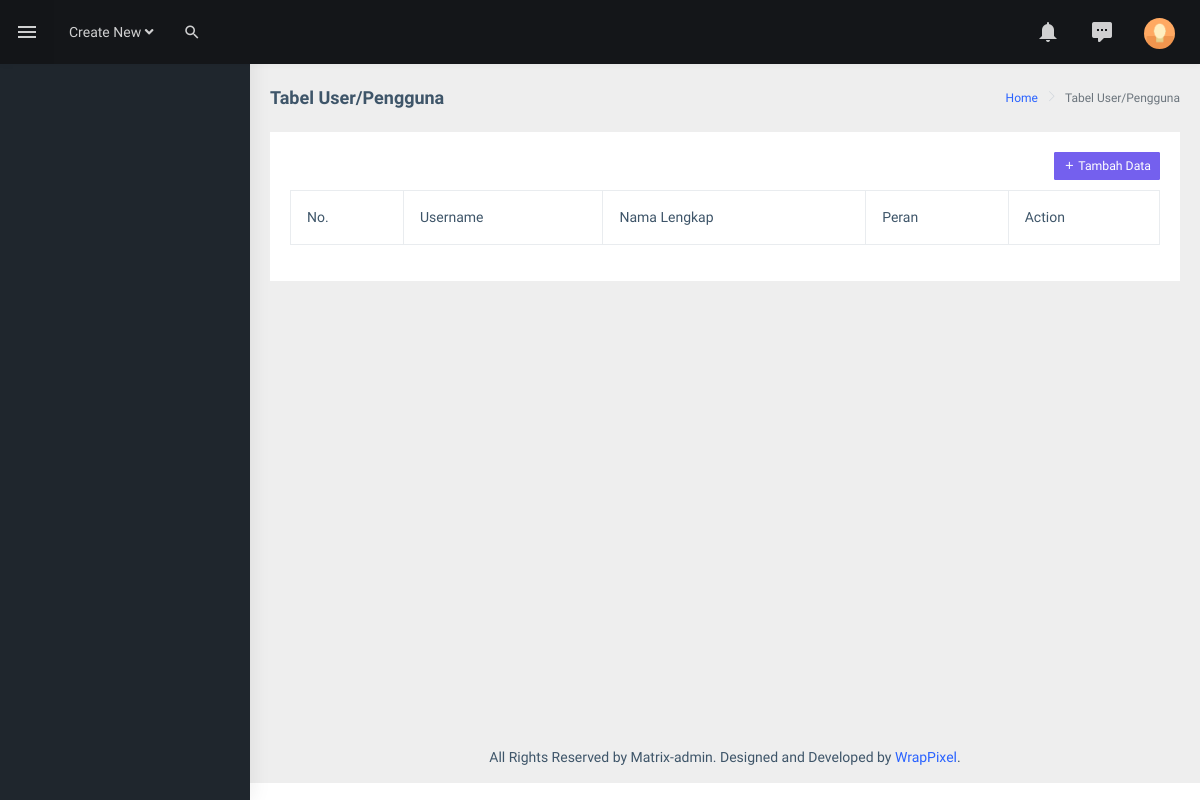
/admin/user_petugas.php, run on an earlier commit of the app's database.
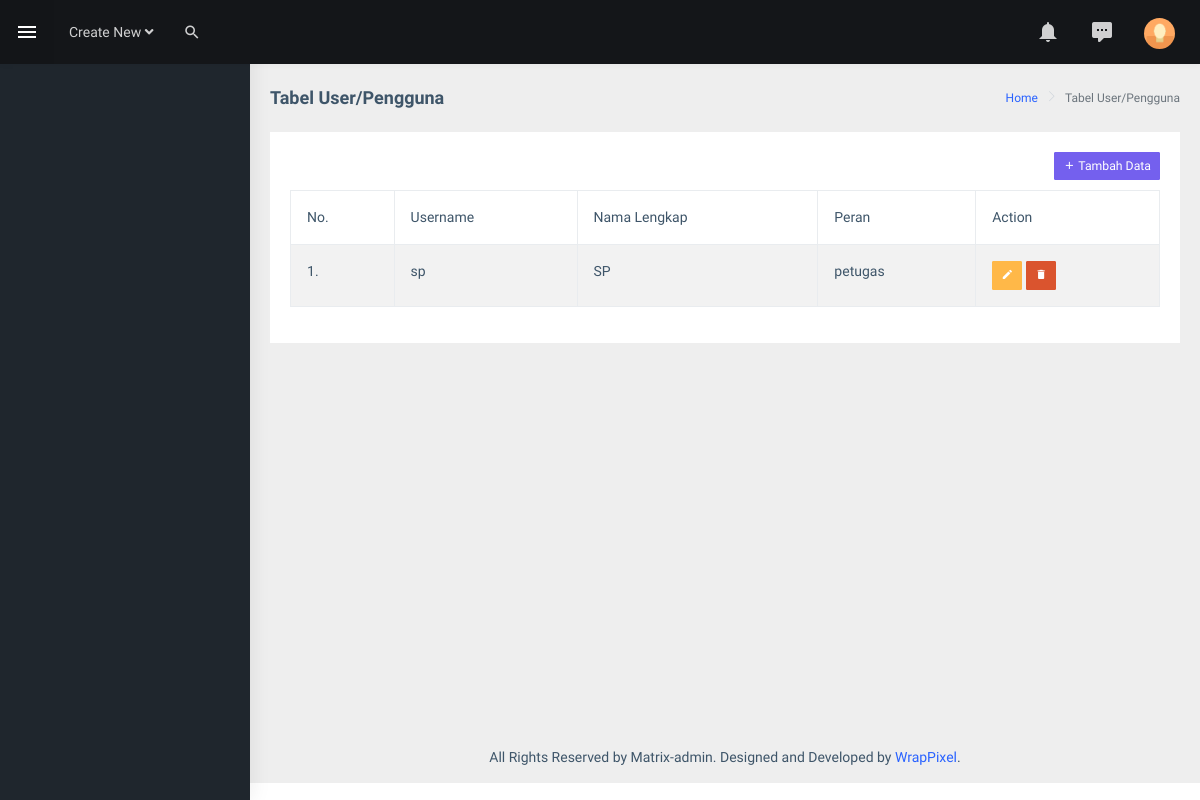
And on a later commit of the database.
### tables this page shows
CREATE TABLE `tb_user` (
  `id_user` int(11) NOT NULL,
  `username` varchar(50) NOT NULL,
  `password` varchar(80) NOT NULL,
  `nama_lengkap` varchar(50) NOT NULL,
  `peran` enum('admin','petugas','siswa') NOT NULL
);

### admin/user_petugas.php (the view, shortened to what the changed rows need)
<?php
include 'koneksi.php';
?>
<!DOCTYPE html>
<html dir="ltr" lang="en">
  <head>
    <link
      href="assets/libs/fullcalendar/dist/fullcalendar.min.css"
      rel="stylesheet"
    />
    <link href="assets/extra-libs/calendar/calendar.css" rel="stylesheet" />
    <link href="dist/css/style.min.css" rel="stylesheet" />
  </head>
  <body>
    <div
      id="main-wrapper"
      data-layout="vertical"
      data-navbarbg="skin5"
      data-sidebartype="full"
      data-sidebar-position="absolute"
      data-header-position="absolute"
      data-boxed-layout="full"
    >
      <header class="topbar" data-navbarbg="skin5">
        <nav class="navbar top-navbar navbar-expand-md navbar-dark">
          <div
            class="navbar-collapse collapse"
            id="navbarSupportedContent"
            data-navbarbg="skin5"
          >
            <ul class="navbar-nav float-start me-auto">
              <li class="nav-item d-none d-lg-block">
                <a
                  class="nav-link sidebartoggler waves-effect waves-light"
                  href="javascript:void(0)"
                  data-sidebartype="mini-sidebar"
                  ><i class="mdi mdi-menu font-24"></i
                ></a>
              </li>
            </ul>
          </div>
        </nav>
      </header>
      <div class="page-wrapper">
        <div class="container-fluid">
          <div class="row">
            <div class="col-12">
              <div class="card">
                <div class="card-body">
                  <div class="table-responsive">
                    <table
                      id="zero_config"
                      class="table table-striped table-bordered"
                    >
                      <thead>
                        <tr>
                          <th>No.</th>
                          <th>Username</th>
                          <th>Nama Lengkap</th>
                          <th>Peran</th>
                          <th>Action</th>
                        </tr>
                      </thead>
                      <tbody>
                        <?php
                        $no=1;
                        $data = mysqli_query($koneksi, "SELECT * FROM tb_user where  peran ='petugas' ");
                        while ($row = mysqli_fetch_assoc($data)) {
                        ?>
                        <tr>
                          <td><?php echo $no++; ?>.</td>
                          <td><?php echo $row['username']; ?></td>
                          <td><?php echo $row['nama_lengkap']; ?></td>
                          <td><?php echo $row['peran']; ?></td>
                          <td>
                            <a class="btn btn-sm btn-warning" href="" data-bs-toggle="modal" data-bs-target="#usereditModal<?php echo $row['id_user']; ?>"><i class="mdi mdi-pencil"></i></a>
                            <a class="btn btn-sm btn-danger" href="hapususer.php?id=<?php echo $row['id_user']; ?>"><i class="mdi mdi-delete"></i></a>
                          </td>
                        </tr>
                        <?php } ?>
                      </tbody>
                    </table>
                  </div>
                </div>
              </div>
            </div>
          </div>
        </div>
      </div>
    </div>
  </body>
</html>

What changed in the data, as far as the page shows it:
added tb_user: username "sp", nama_lengkap "SP", peran "petugas"
